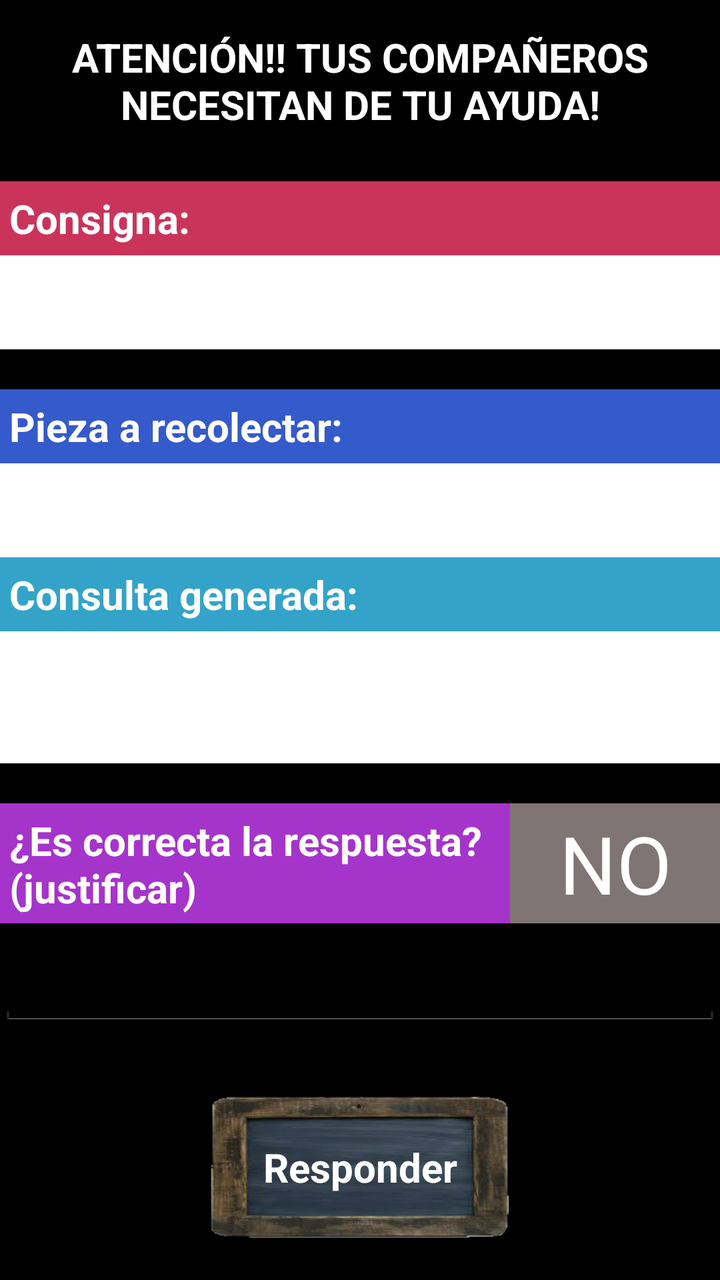
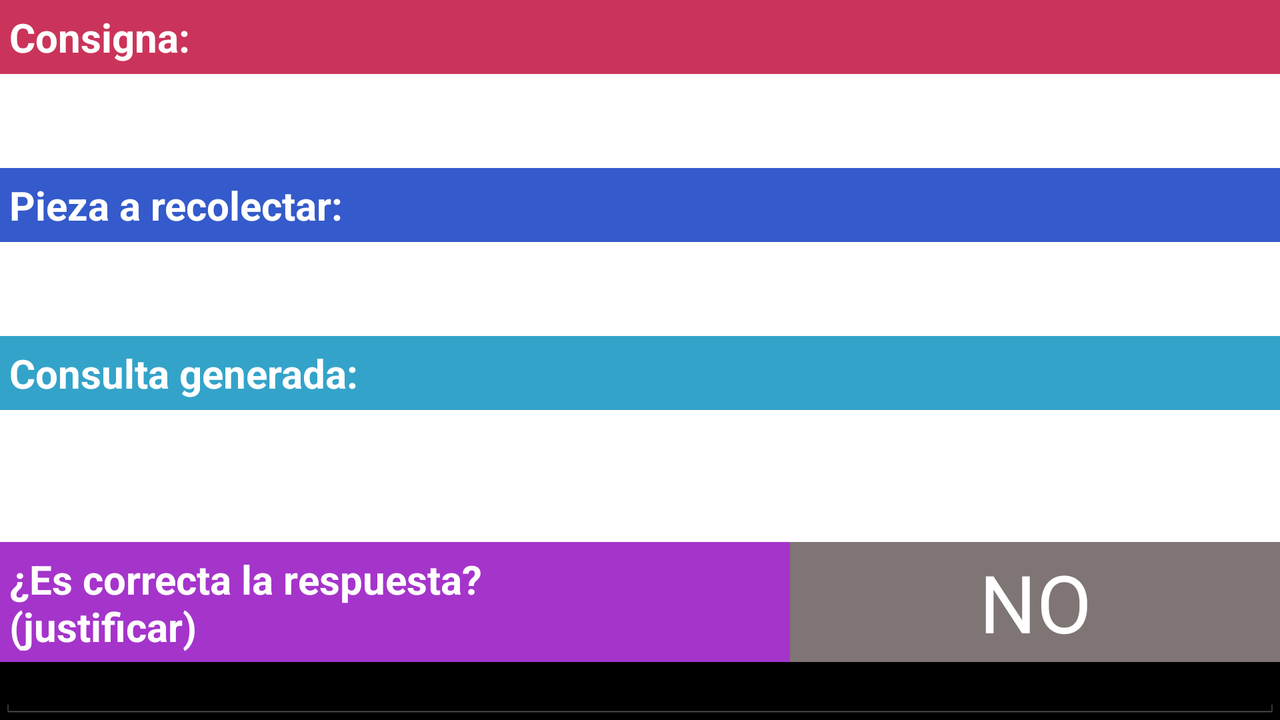

The same Android screen from two of the app's own layout files: first res/layout/ as a phone draws it, then the repository's variant for another configuration, drawn on a device whose configuration selects that folder. Both files follow.
<!-- AndroidManifest.xml: application theme AppTheme -->
<!-- res/layout/fragment_responder.xml -->
<RelativeLayout xmlns:android="http://schemas.android.com/apk/res/android"
    xmlns:tools="http://schemas.android.com/tools"
    android:layout_width="match_parent"
    android:layout_height="match_parent"
    android:paddingLeft="@dimen/activity_horizontal_margin"
    android:paddingRight="@dimen/activity_horizontal_margin"
    android:paddingTop="@dimen/activity_vertical_margin"
    android:paddingBottom="@dimen/activity_vertical_margin"
    tools:context="com.juegocolaborativo.activity.PiezaActivity$PlaceholderFragment">

    <TextView
        android:textAppearance="?android:attr/textAppearanceMedium"
        android:text="@string/titulo_activity_responder"
        android:id="@+id/titulo"
        android:layout_below="@+id/linearLayout"
        android:layout_marginTop="10dp"
        style="@style/tituloActivity"/>

    <TextView
        android:textAppearance="?android:attr/textAppearanceMedium"
        android:text="@string/consigna"
        android:id="@+id/consigna"
        android:layout_below="@+id/titulo"
        android:layout_marginTop="20dp"
        style="@style/tituloConsigna"/>

    <TextView
        android:textAppearance="?android:attr/textAppearanceMedium"
        android:id="@+id/tituloConsigna"
        android:layout_alignTop="@+id/consigna"
        android:layout_toRightOf="@+id/consigna"
        style="@style/nombreTituloConsigna"/>

    <TextView
        android:textAppearance="?android:attr/textAppearanceMedium"
        android:id="@+id/descripcionConsigna"
        android:layout_below="@+id/consigna"
        style="@style/descripcion"/>

    <TextView
        android:textAppearance="?android:attr/textAppearanceMedium"
        android:text="@string/pieza"
        android:id="@+id/pieza"
        android:layout_below="@+id/descripcionConsigna"
        android:layout_marginTop="20dp"
        style="@style/tituloPieza"/>

    <TextView
        android:textAppearance="?android:attr/textAppearanceLarge"
        android:id="@+id/tituloPieza"
        android:layout_alignTop="@+id/pieza"
        android:layout_toRightOf="@+id/pieza"
        android:layout_centerHorizontal="true"
        style="@style/nombreTituloPieza"/>

    <TextView
        android:textAppearance="?android:attr/textAppearanceMedium"
        android:id="@+id/descripcionPieza"
        android:layout_below="@+id/pieza"
        style="@style/descripcion"/>


    <TextView
        android:textAppearance="?android:attr/textAppearanceMedium"
        android:text="@string/respuesta_parcial"
        android:id="@+id/respuesta_parcial"
        android:layout_below="@+id/descripcionPieza"
        style="@style/tituloConsulta"/>

    <TextView
        android:textAppearance="?android:attr/textAppearanceMedium"
        android:id="@+id/cumpleConsulta"
        android:layout_below="@+id/respuesta_parcial"
        style="@style/descripcionConsulta" />

    <TextView
        android:textAppearance="?android:attr/textAppearanceMedium"
        android:id="@+id/descripcionConsulta"
        android:layout_below="@+id/cumpleConsulta"
        style="@style/descripcionConsulta" />

    <ToggleButton
        android:id="@+id/respuestaConsulta"
        android:layout_below="@+id/descripcionConsulta"
        android:textOn="SI"
        android:textOff="NO"
        android:checked="false"
        android:layout_alignParentRight="true"
        android:layout_marginTop="20dp"
        style="@style/buttonDecision"
        android:layout_toRightOf="@+id/button_responder" />

    <TextView
        android:textAppearance="?android:attr/textAppearanceMedium"
        android:text="@string/respuesta_consulta"
        android:id="@+id/tituloRespuesta"
        android:layout_alignTop="@+id/respuestaConsulta"
        android:layout_toLeftOf="@+id/respuestaConsulta"
        style="@style/tituloRespuesta"
        android:layout_above="@+id/tituloRespuesta" />

    <EditText
        android:id="@+id/justificacion"
        android:layout_below="@+id/tituloRespuesta"
        style="@style/editText"
        android:layout_marginTop="10dp" />

    <Button
        android:layout_width="150dp"
        android:layout_height="100dp"
        android:text="@string/responder"
        android:id="@+id/button_responder"
        android:background="@drawable/rustic_button"
        style="@style/button"
        android:layout_below="@+id/justificacion"
        android:layout_centerHorizontal="true"
        android:layout_marginTop="20dp" />

</RelativeLayout>
<!-- resources referenced by this layout -->
<resources>
  <string name="consigna">Consigna:</string>
  <string name="pieza">Pieza a recolectar: </string>
  <string name="responder">Responder</string>
  <string name="respuesta_consulta">¿Es correcta la respuesta?\n(justificar)</string>
  <string name="respuesta_parcial">Consulta generada: </string>
  <string name="titulo_activity_responder">ATENCIÓN!! TUS COMPAÑEROS NECESITAN DE TU AYUDA!</string>
  <style name="button">
          <item name="android:textColor">#ffffff</item>
          <item name="android:gravity">center</item>
          <item name="android:textSize">20dp</item>
          <item name="android:textStyle">bold</item>
          <item name="android:shadowColor">#000000</item>
      </style>
  <style name="buttonDecision">
          <item name="android:layout_width">60dp</item>
          <item name="android:layout_height">60dp</item>
          <item name="android:textColor">#FFFFFF</item>
          <item name="android:background">#7F7575</item>
          <item name="android:textSize">40dp</item>
      </style>
  <style name="descripcion">
          <item name="android:layout_width">fill_parent</item>
          <item name="android:layout_height">wrap_content</item>
          <item name="android:textColor">#000000</item>
          <item name="android:background">#FFFFFF</item>
          <item name="android:textSize">20dp</item>
          <item name="android:padding"> 10dp</item>
      </style>
  <style name="descripcionConsulta">
          <item name="android:layout_width">fill_parent</item>
          <item name="android:layout_height">wrap_content</item>
          <item name="android:textColor">#000000</item>
          <item name="android:background">#FFFFFF</item>
          <item name="android:textSize">20dp</item>
          <item name="android:padding"> 3dp</item>
      </style>
  <style name="editText">
          <item name="android:layout_width">fill_parent</item>
          <item name="android:layout_height">wrap_content</item>
          <item name="android:textSize">20dp</item>
          <item name="android:inputType">textMultiLine</item>
      </style>
  <style name="nombreTituloConsigna">
          <item name="android:layout_width">fill_parent</item>
          <item name="android:layout_height">wrap_content</item>
          <item name="android:textColor">#FFFFFF</item>
          <item name="android:background">#CB345A</item>
          <item name="android:textSize">20dp</item>
          <item name="android:padding"> 5dp</item>
      </style>
  <style name="nombreTituloPieza">
          <item name="android:layout_width">fill_parent</item>
          <item name="android:layout_height">wrap_content</item>
          <item name="android:textColor">#FFFFFF</item>
          <item name="android:background">#345ACB</item>
          <item name="android:textSize">20dp</item>
          <item name="android:padding"> 5dp</item>
      </style>
  <style name="tituloActivity">
          <item name="android:layout_width">fill_parent</item>
          <item name="android:layout_height">wrap_content</item>
          <item name="android:textColor">#FFFFFF</item>
          <item name="android:gravity">center</item>
          <item name="android:textSize">20dp</item>
          <item name="android:textStyle">bold</item>
          <item name="android:padding"> 5dp</item>
      </style>
  <style name="tituloRespuesta">
          <item name="android:layout_width">fill_parent</item>
          <item name="android:layout_height">60dp</item>
          <item name="android:textColor">#FFFFFF</item>
          <item name="android:background">#A534CB</item>
          <item name="android:textSize">20dp</item>
          <item name="android:textStyle">bold</item>
          <item name="android:padding"> 5dp</item>
      </style>
  <style name="AppTheme" parent="android:Theme.Holo">
      </style>
</resources>
<!-- res/layout-land/fragment_responder.xml (the repository's variant of the layout above) -->
<!-- drawn on the phone turned sideways -->
<RelativeLayout xmlns:android="http://schemas.android.com/apk/res/android"
    xmlns:tools="http://schemas.android.com/tools"
    android:layout_width="match_parent"
    android:layout_height="match_parent"
    android:paddingLeft="@dimen/activity_horizontal_margin"
    android:paddingRight="@dimen/activity_horizontal_margin"
    android:paddingTop="@dimen/activity_vertical_margin"
    android:paddingBottom="@dimen/activity_vertical_margin"
    tools:context="com.juegocolaborativo.activity.PiezaActivity$PlaceholderFragment">

    <TextView
        android:textAppearance="?android:attr/textAppearanceMedium"
        android:text="@string/titulo_activity_responder"
        android:id="@+id/titulo"
        android:layout_below="@+id/linearLayout"
        style="@style/tituloActivity"/>

    <TextView
        android:textAppearance="?android:attr/textAppearanceMedium"
        android:text="@string/consigna"
        android:id="@+id/consigna"
        android:layout_below="@+id/linearLayout"
        style="@style/tituloConsigna"/>

    <TextView
        android:textAppearance="?android:attr/textAppearanceMedium"
        android:id="@+id/tituloConsigna"
        android:layout_alignTop="@+id/consigna"
        android:layout_toRightOf="@+id/consigna"
        style="@style/nombreTituloConsigna"/>

    <TextView
        android:textAppearance="?android:attr/textAppearanceMedium"
        android:id="@+id/descripcionConsigna"
        android:layout_below="@+id/consigna"
        style="@style/descripcion"/>

    <TextView
        android:textAppearance="?android:attr/textAppearanceMedium"
        android:text="@string/pieza"
        android:id="@+id/pieza"
        android:layout_below="@+id/descripcionConsigna"
        style="@style/tituloPieza"/>

    <TextView
        android:textAppearance="?android:attr/textAppearanceLarge"
        android:id="@+id/tituloPieza"
        android:layout_alignTop="@+id/pieza"
        android:layout_toRightOf="@+id/pieza"
        android:layout_centerHorizontal="true"
        style="@style/nombreTituloPieza"/>

    <TextView
        android:textAppearance="?android:attr/textAppearanceMedium"
        android:id="@+id/descripcionPieza"
        android:layout_below="@+id/pieza"
        style="@style/descripcion"/>


    <TextView
        android:textAppearance="?android:attr/textAppearanceMedium"
        android:text="@string/respuesta_parcial"
        android:id="@+id/respuesta_parcial"
        android:layout_below="@+id/descripcionPieza"
        style="@style/tituloConsulta"/>

    <TextView
        android:textAppearance="?android:attr/textAppearanceMedium"
        android:id="@+id/cumpleConsulta"
        android:layout_below="@+id/respuesta_parcial"
        style="@style/descripcionConsulta" />

    <TextView
        android:textAppearance="?android:attr/textAppearanceMedium"
        android:id="@+id/descripcionConsulta"
        android:layout_below="@+id/cumpleConsulta"
        style="@style/descripcionConsulta" />

    <ToggleButton
        android:id="@+id/respuestaConsulta"
        android:layout_below="@+id/descripcionConsulta"
        android:textOn="SI"
        android:textOff="NO"
        android:checked="false"
        android:layout_alignParentRight="true"
        style="@style/buttonDecision"
        android:layout_toRightOf="@+id/button_responder" />

    <TextView
        android:textAppearance="?android:attr/textAppearanceMedium"
        android:text="@string/respuesta_consulta"
        android:id="@+id/tituloRespuesta"
        android:layout_alignTop="@+id/respuestaConsulta"
        android:layout_toLeftOf="@+id/respuestaConsulta"
        style="@style/tituloRespuesta"
        android:layout_above="@+id/tituloRespuesta" />

    <EditText
        android:id="@+id/justificacion"
        android:layout_below="@+id/tituloRespuesta"
        style="@style/editText" />

    <Button
        android:layout_width="150dp"
        android:layout_height="100dp"
        android:text="@string/responder"
        android:id="@+id/button_responder"
        android:background="@drawable/rustic_button"
        style="@style/button"
        android:layout_below="@+id/justificacion"
        android:layout_centerHorizontal="true" />

</RelativeLayout>
